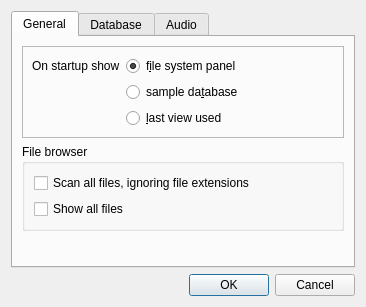
<?xml version="1.0" encoding="UTF-8"?>
<ui version="4.0">
 <class>Dialog</class>
 <widget class="QDialog" name="Dialog">
  <property name="geometry">
   <rect>
    <x>0</x>
    <y>0</y>
    <width>366</width>
    <height>307</height>
   </rect>
  </property>
  <property name="windowTitle">
   <string>Settings</string>
  </property>
  <layout class="QGridLayout" name="gridLayout">
   <item row="0" column="0">
    <widget class="QTabWidget" name="tabWidget">
     <property name="currentIndex">
      <number>0</number>
     </property>
     <widget class="QWidget" name="generalTab">
      <attribute name="title">
       <string>General</string>
      </attribute>
      <layout class="QGridLayout" name="gridLayout_3">
       <item row="0" column="0">
        <widget class="QFrame" name="frame">
         <property name="frameShape">
          <enum>QFrame::StyledPanel</enum>
         </property>
         <property name="frameShadow">
          <enum>QFrame::Raised</enum>
         </property>
         <layout class="QGridLayout" name="gridLayout_2">
          <item row="0" column="1">
           <widget class="QRadioButton" name="startupFsRadio">
            <property name="text">
             <string>f&amp;ile system panel</string>
            </property>
            <property name="checked">
             <bool>true</bool>
            </property>
            <attribute name="buttonGroup">
             <string notr="true">startupViewGroup</string>
            </attribute>
           </widget>
          </item>
          <item row="0" column="0">
           <widget class="QLabel" name="label">
            <property name="sizePolicy">
             <sizepolicy hsizetype="Maximum" vsizetype="Preferred">
              <horstretch>0</horstretch>
              <verstretch>0</verstretch>
             </sizepolicy>
            </property>
            <property name="text">
             <string>On startup show</string>
            </property>
           </widget>
          </item>
          <item row="1" column="1">
           <widget class="QRadioButton" name="startupDbRadio">
            <property name="text">
             <string>sample da&amp;tabase</string>
            </property>
            <attribute name="buttonGroup">
             <string notr="true">startupViewGroup</string>
            </attribute>
           </widget>
          </item>
          <item row="2" column="1">
           <widget class="QRadioButton" name="startupLastRadio">
            <property name="text">
             <string>&amp;last view used</string>
            </property>
            <attribute name="buttonGroup">
             <string notr="true">startupViewGroup</string>
            </attribute>
           </widget>
          </item>
         </layout>
        </widget>
       </item>
       <item row="2" column="0">
        <spacer name="verticalSpacer">
         <property name="orientation">
          <enum>Qt::Vertical</enum>
         </property>
         <property name="sizeHint" stdset="0">
          <size>
           <width>20</width>
           <height>77</height>
          </size>
         </property>
        </spacer>
       </item>
       <item row="1" column="0">
        <widget class="QGroupBox" name="groupBox">
         <property name="title">
          <string>File browser</string>
         </property>
         <layout class="QGridLayout" name="gridLayout_6">
          <item row="1" column="0">
           <widget class="QCheckBox" name="showAllChk">
            <property name="text">
             <string>Show all files</string>
            </property>
           </widget>
          </item>
          <item row="0" column="0">
           <widget class="QCheckBox" name="scanAllChk">
            <property name="text">
             <string>Scan all files, ignoring file extensions</string>
            </property>
           </widget>
          </item>
         </layout>
        </widget>
       </item>
      </layout>
     </widget>
     <widget class="QWidget" name="dbTab">
      <attribute name="title">
       <string>Database</string>
      </attribute>
      <layout class="QGridLayout" name="gridLayout_5">
       <item row="3" column="0" colspan="2">
        <widget class="QLabel" name="label_3">
         <property name="text">
          <string>Database location:</string>
         </property>
        </widget>
       </item>
       <item row="8" column="0">
        <spacer name="verticalSpacer_3">
         <property name="orientation">
          <enum>Qt::Vertical</enum>
         </property>
         <property name="sizeHint" stdset="0">
          <size>
           <width>20</width>
           <height>40</height>
          </size>
         </property>
        </spacer>
       </item>
       <item row="6" column="0" colspan="2">
        <widget class="Line" name="line_2">
         <property name="orientation">
          <enum>Qt::Horizontal</enum>
         </property>
        </widget>
       </item>
       <item row="7" column="0">
        <widget class="QPushButton" name="moveDbBtn">
         <property name="enabled">
          <bool>false</bool>
         </property>
         <property name="text">
          <string>Move database...</string>
         </property>
        </widget>
       </item>
       <item row="7" column="1">
        <widget class="QPushButton" name="clearDbBtn">
         <property name="text">
          <string>Clear database...</string>
         </property>
        </widget>
       </item>
       <item row="5" column="0" colspan="2">
        <layout class="QHBoxLayout" name="horizontalLayout">
         <item>
          <widget class="QLineEdit" name="dbPathEdit">
           <property name="readOnly">
            <bool>true</bool>
           </property>
          </widget>
         </item>
         <item>
          <widget class="QPushButton" name="dbBrowseBtn">
           <property name="enabled">
            <bool>false</bool>
           </property>
           <property name="sizePolicy">
            <sizepolicy hsizetype="Maximum" vsizetype="Fixed">
             <horstretch>0</horstretch>
             <verstretch>0</verstretch>
            </sizepolicy>
           </property>
           <property name="text">
            <string>...</string>
           </property>
          </widget>
         </item>
        </layout>
       </item>
       <item row="2" column="0" colspan="2">
        <widget class="Line" name="line_3">
         <property name="orientation">
          <enum>Qt::Horizontal</enum>
         </property>
        </widget>
       </item>
       <item row="0" column="0" colspan="2">
        <layout class="QHBoxLayout" name="horizontalLayout_2">
         <item>
          <widget class="QCheckBox" name="dbBackupChk">
           <property name="text">
            <string>Automatically backup database every</string>
           </property>
          </widget>
         </item>
         <item>
          <widget class="QSpinBox" name="dbBackupSpin">
           <property name="sizePolicy">
            <sizepolicy hsizetype="Maximum" vsizetype="Fixed">
             <horstretch>0</horstretch>
             <verstretch>0</verstretch>
            </sizepolicy>
           </property>
           <property name="minimum">
            <number>1</number>
           </property>
           <property name="maximum">
            <number>60</number>
           </property>
          </widget>
         </item>
         <item>
          <widget class="QLabel" name="label_4">
           <property name="sizePolicy">
            <sizepolicy hsizetype="Maximum" vsizetype="Preferred">
             <horstretch>0</horstretch>
             <verstretch>0</verstretch>
            </sizepolicy>
           </property>
           <property name="text">
            <string>minutes</string>
           </property>
          </widget>
         </item>
        </layout>
       </item>
      </layout>
     </widget>
     <widget class="QWidget" name="audioTab">
      <attribute name="title">
       <string>Audio</string>
      </attribute>
      <layout class="QGridLayout" name="gridLayout_4">
       <item row="0" column="1" colspan="2">
        <widget class="QRadioButton" name="defaultVolume100Radio">
         <property name="text">
          <string>&amp;100%</string>
         </property>
         <property name="checked">
          <bool>true</bool>
         </property>
         <attribute name="buttonGroup">
          <string notr="true">defaultVolumeGroup</string>
         </attribute>
        </widget>
       </item>
       <item row="0" column="0">
        <widget class="QLabel" name="label_2">
         <property name="text">
          <string>Default volume:</string>
         </property>
        </widget>
       </item>
       <item row="2" column="1">
        <widget class="QRadioButton" name="defaultVolumeCustomRadio">
         <property name="text">
          <string>Cus&amp;tom value:</string>
         </property>
         <attribute name="buttonGroup">
          <string notr="true">defaultVolumeGroup</string>
         </attribute>
        </widget>
       </item>
       <item row="3" column="0" colspan="3">
        <widget class="Line" name="line">
         <property name="orientation">
          <enum>Qt::Horizontal</enum>
         </property>
        </widget>
       </item>
       <item row="1" column="1" colspan="2">
        <widget class="QRadioButton" name="defaultVolumePreviousRadio">
         <property name="text">
          <string>Prev&amp;ious value</string>
         </property>
         <attribute name="buttonGroup">
          <string notr="true">defaultVolumeGroup</string>
         </attribute>
        </widget>
       </item>
       <item row="2" column="2">
        <widget class="QSpinBox" name="defaultVolumeCustomSpin">
         <property name="enabled">
          <bool>false</bool>
         </property>
         <property name="suffix">
          <string>%</string>
         </property>
         <property name="maximum">
          <number>100</number>
         </property>
         <property name="singleStep">
          <number>5</number>
         </property>
         <property name="value">
          <number>100</number>
         </property>
        </widget>
       </item>
       <item row="5" column="1">
        <spacer name="verticalSpacer_2">
         <property name="orientation">
          <enum>Qt::Vertical</enum>
         </property>
         <property name="sizeHint" stdset="0">
          <size>
           <width>20</width>
           <height>40</height>
          </size>
         </property>
        </spacer>
       </item>
       <item row="4" column="0" colspan="3">
        <widget class="QPushButton" name="audioDeviceBtn">
         <property name="text">
          <string>Open audio device configuration...</string>
         </property>
        </widget>
       </item>
      </layout>
     </widget>
    </widget>
   </item>
   <item row="1" column="0">
    <widget class="QDialogButtonBox" name="buttonBox">
     <property name="standardButtons">
      <set>QDialogButtonBox::Cancel|QDialogButtonBox::Ok</set>
     </property>
    </widget>
   </item>
  </layout>
 </widget>
 <resources/>
 <connections>
  <connection>
   <sender>buttonBox</sender>
   <signal>accepted()</signal>
   <receiver>Dialog</receiver>
   <slot>accept()</slot>
   <hints>
    <hint type="sourcelabel">
     <x>161</x>
     <y>231</y>
    </hint>
    <hint type="destinationlabel">
     <x>161</x>
     <y>126</y>
    </hint>
   </hints>
  </connection>
  <connection>
   <sender>buttonBox</sender>
   <signal>rejected()</signal>
   <receiver>Dialog</receiver>
   <slot>reject()</slot>
   <hints>
    <hint type="sourcelabel">
     <x>161</x>
     <y>231</y>
    </hint>
    <hint type="destinationlabel">
     <x>161</x>
     <y>126</y>
    </hint>
   </hints>
  </connection>
  <connection>
   <sender>defaultVolumeCustomRadio</sender>
   <signal>toggled(bool)</signal>
   <receiver>defaultVolumeCustomSpin</receiver>
   <slot>setEnabled(bool)</slot>
   <hints>
    <hint type="sourcelabel">
     <x>191</x>
     <y>119</y>
    </hint>
    <hint type="destinationlabel">
     <x>255</x>
     <y>119</y>
    </hint>
   </hints>
  </connection>
 </connections>
 <buttongroups>
  <buttongroup name="defaultVolumeGroup"/>
  <buttongroup name="startupViewGroup"/>
 </buttongroups>
</ui>
